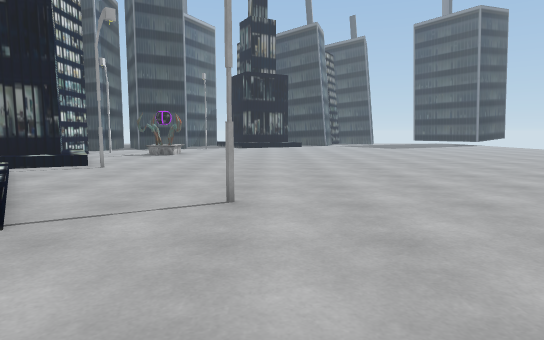
view 1 (above)

24 first-person views from a walk through a 3-D level made in the Unity game engine. The camera is 1.2 m above the floor, tilts 6° down and sees 75° across. The floor is counted in squares, 1 m on a side. Each view is taken from the middle of a square. On the plan, view 1 faces up. The plan holds only what a view shows up to about 14 squares ahead; the rest is blank. The place goes on beyond the plan. Some animated figures are not drawn.

view 2
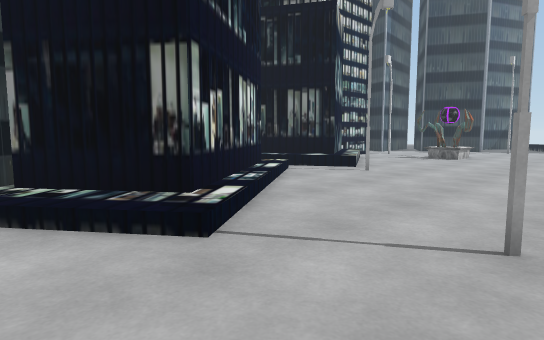

view 3
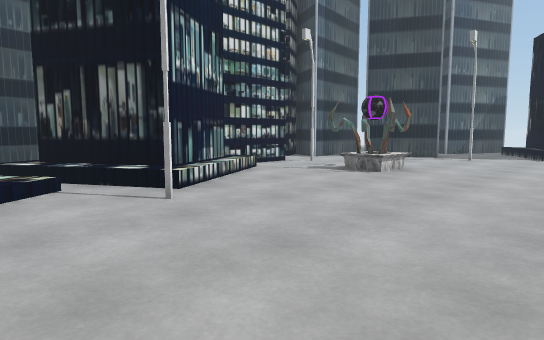

view 4
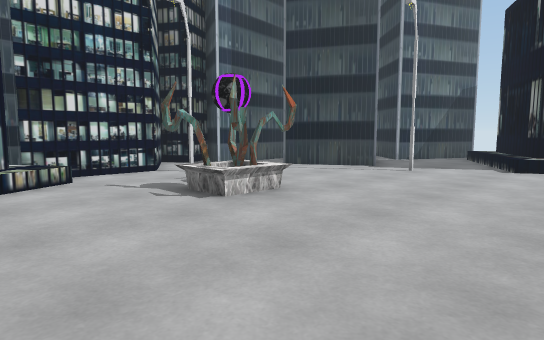

view 5
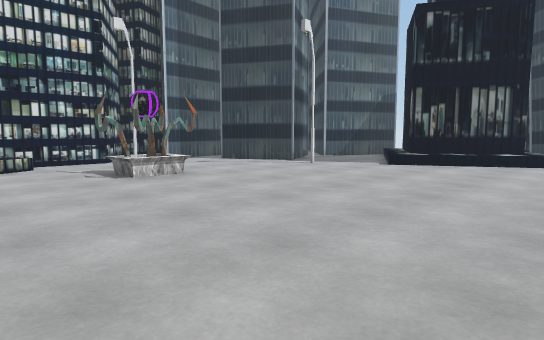

view 6
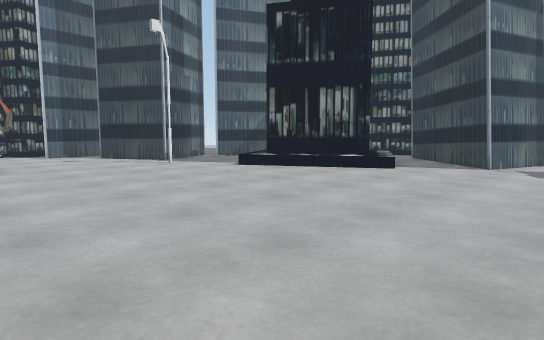

view 7
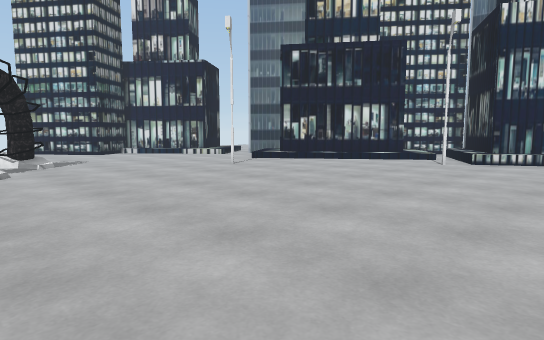

view 8
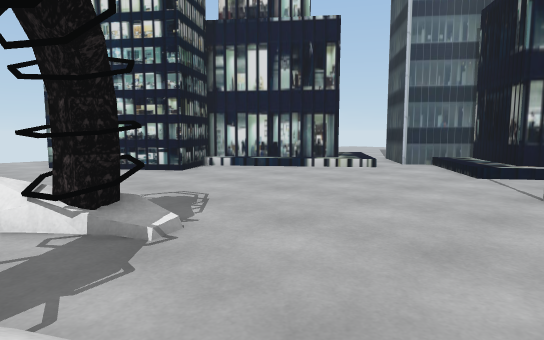

view 9
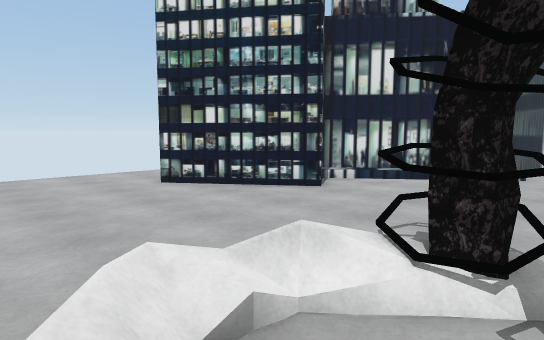

view 10
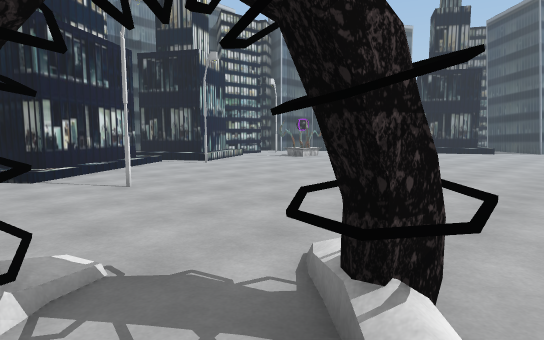

view 11
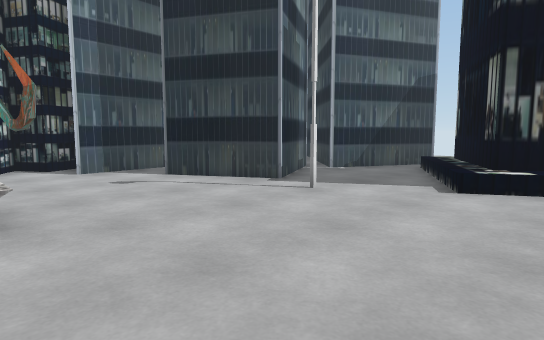

view 12
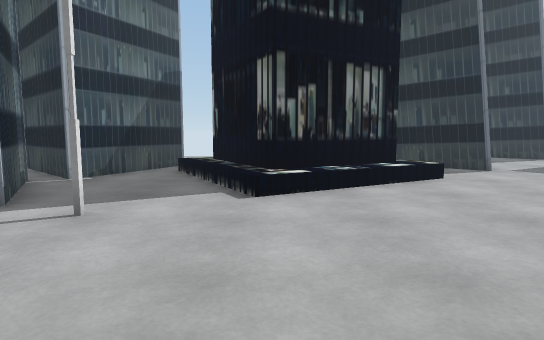

view 13
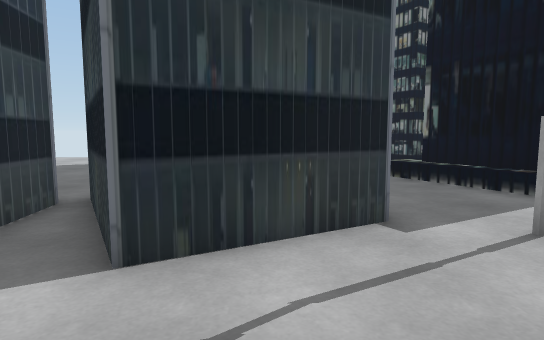

view 14
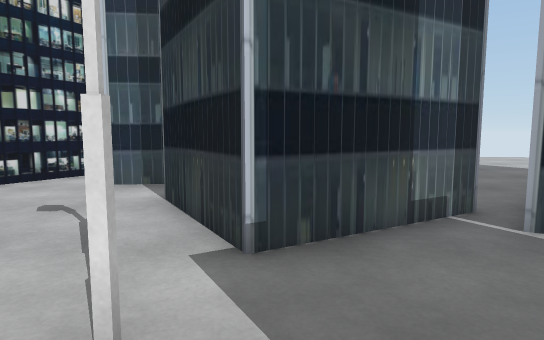

view 15
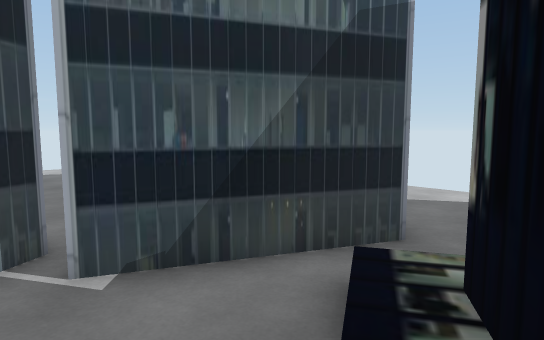

view 16
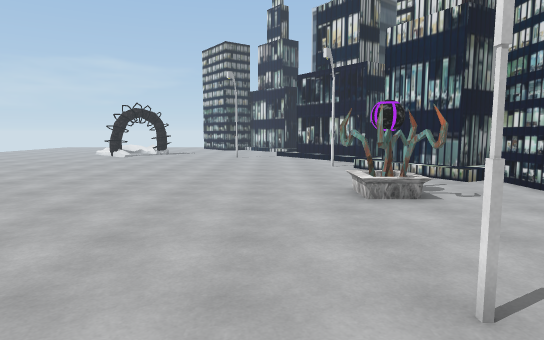

view 17
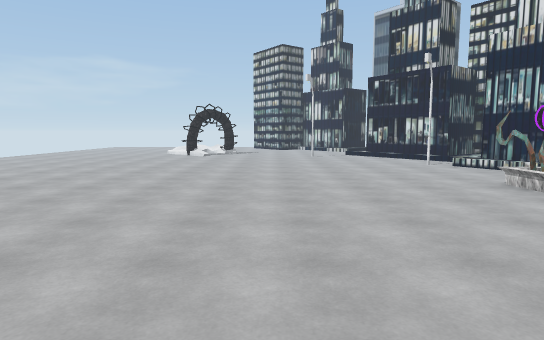

view 18
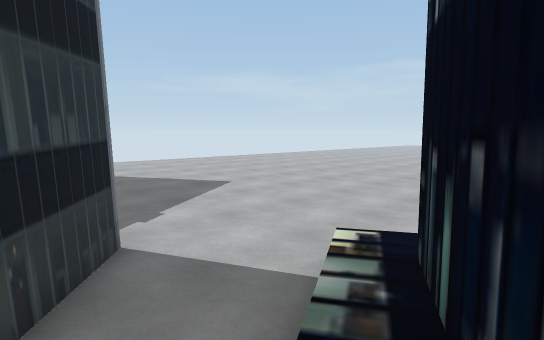

view 19
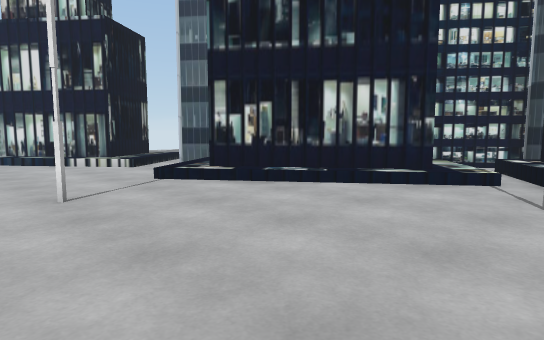

view 20
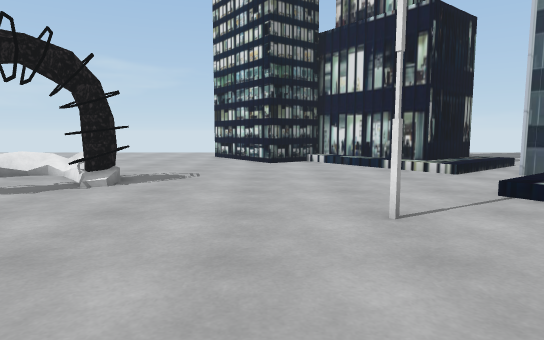

view 21
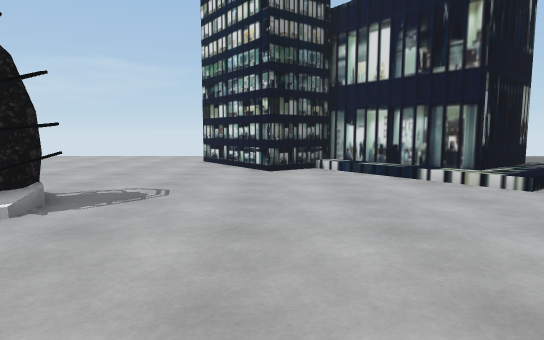

view 22
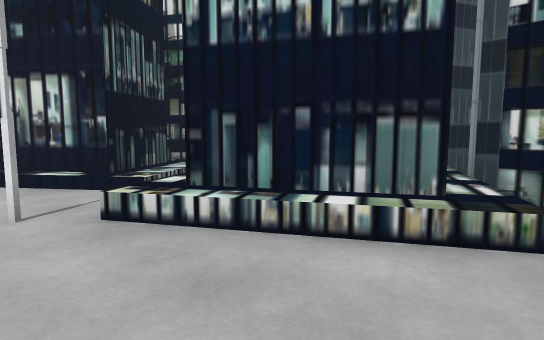

view 23
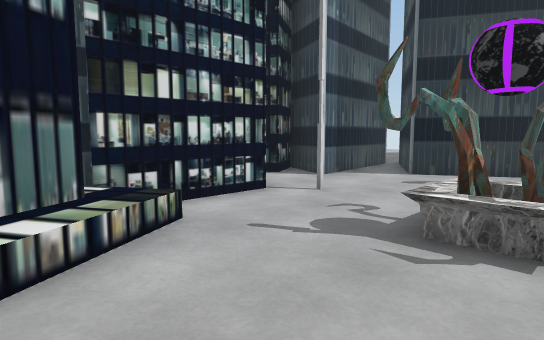

view 24
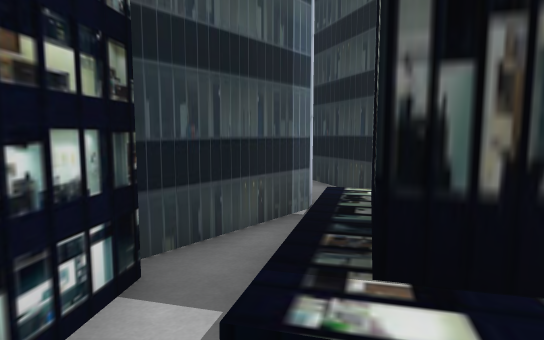

### Floor plan
Key: @ floor where view 1 was taken; # wall or solid block; x gap in a wall; . main floor; : floor 0.25 m higher than the main floor; + floor 0.5 m higher than the main floor; / step, stairs or slope; S streetlight; O other object.
Columns run from 17 left of view 1 to 9 right of it. Each row starts with its distance up from view 1.
 34   ....     ##.   +  ###..
 33   .....##  #..   # ..##..
 32  .......####.O#  ##.....
 31    ......##..O#  ##/.......
 30     ..   ##../#####/.......
 29      .   #..../##O.........
 28      ##  ##....O...........
 27      ###  #................
 26      ######.S..............
 25      ##....................
 24     ###....................
 23     ##....................
 22    ##.....................
 21     ###S..OOO..............
 20       #....O...............
 19       #...OOO..............
 18 ##  ###....................
 17  #### xO...................
 16  .###O##O..................
 15  #### ###O................
 14    ###  ##.................
 13    #O# ###O................
 12    #.###O..S...............
 11    #.OO/..................
 10    ##../OO................
  9     ##/:##O...............
  8      #:####...............
  7      ###  ##..............
  6            ##...S..........
  5            ##/..........OO.
  4           ##:/..........OO
  3          ##O/.........O.. /
  2           #/..........OO../
  1           #/..........OO//
  0          ##.OO...@...... /.
 -1           .O##O............
 -2           O####...........
 -3           O#  ##..#.......
 -4                #####.......
 -5                 #  #.......
 -6                    ##......
 -7                     #.....
 -8                     ......
 -9                     .....
-10                     .....

Positions as (right, up) in squares from view 1, and headings:
1: (0, 0), facing up
2: (0, 2), facing up-left
3: (0, 9), facing up-left
4: (0, 15), facing up-left
5: (4, 15), facing up-left
6: (8, 19), facing up-left
7: (8, 17), facing down-left
8: (7, 7), facing down-left
9: (9, 3), facing down-left
10: (9, 2), facing up-left
11: (0, 20), facing up-left
12: (-2, 21), facing up
13: (-8, 22), facing up
14: (-3, 27), facing left
15: (-3, 29), facing up-left
16: (-3, 29), facing down
17: (2, 30), facing down
18: (0, 34), facing down-right
19: (1, 13), facing down-left
20: (1, 11), facing down
21: (1, 8), facing down
22: (-5, 18), facing down-left
23: (-5, 15), facing up-left
24: (-10, 9), facing up-left
